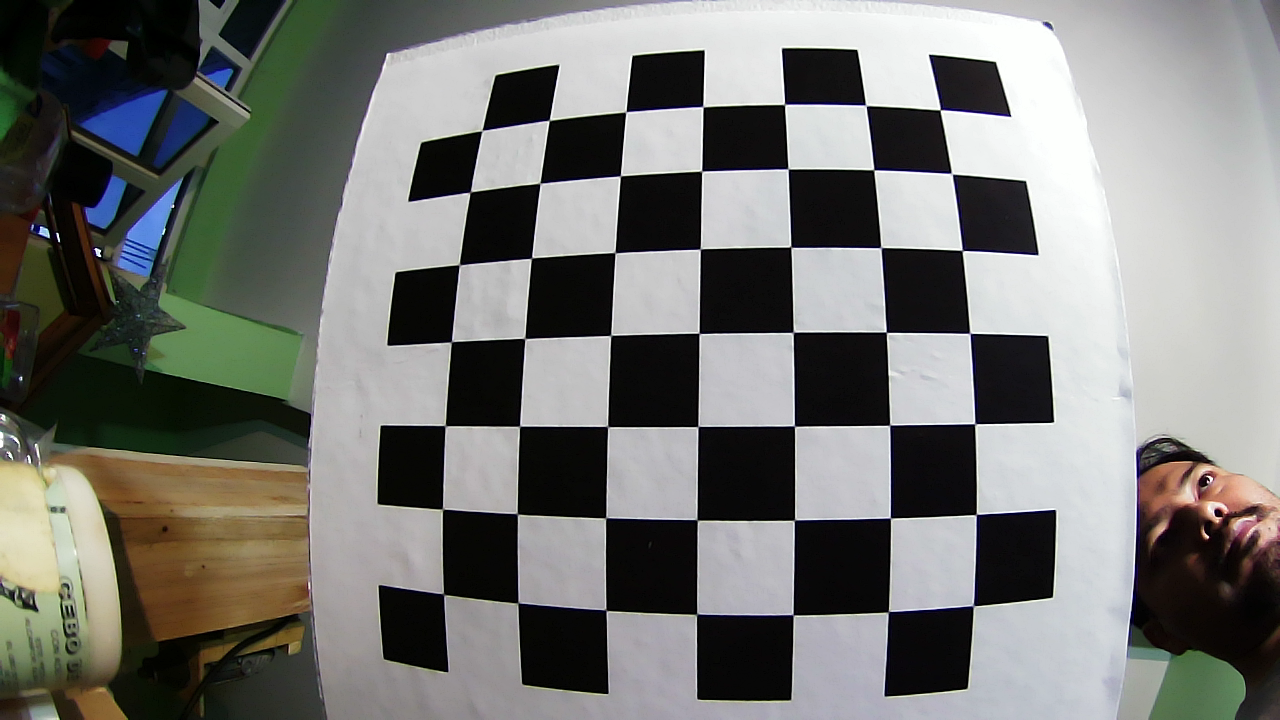
#> input picture cinvespuma_ws/src/gps_vis/scripts/Offline/Camera_matrix/01.png, 1280 x 720 px; its folder holds 5 pictures in this run
$ python cam_K.py
#> lines starting #> are read from the running program, lines starting #| are printed output that depends on the picture; after the words box and inside, x2 and y2 are one past the last pixel; in counts of white or black regions, pixels touching at a corner belong together
import numpy as np
import cv2
import glob

# termination criteria
criteria = (cv2.TERM_CRITERIA_EPS + cv2.TERM_CRITERIA_MAX_ITER, 30, 0.001)
# prepare object points, like (0,0,0), (1,0,0), (2,0,0) ....,(6,5,0)
objp = np.zeros((7*7,3), np.float32)
objp[:,:2] = np.mgrid[0:7,0:7].T.reshape(-1,2)
#objp[:,:2] = np.mgrid[0:7,0:6].T.reshape(-1,2)
#print(objp)
# Arrays to store object points and image points from all the images.
objpoints = [] # 3d point in real world space
imgpoints = [] # 2d points in image plane.
images = glob.glob('*.png')
images.sort()

for fname in images:
	img = cv2.imread(fname)
#> img is the input picture: shape (720, 1280, 3); mean B, G, R 114.8, 118.4, 117.8
	gray = cv2.cvtColor(img,cv2.COLOR_BGR2GRAY)
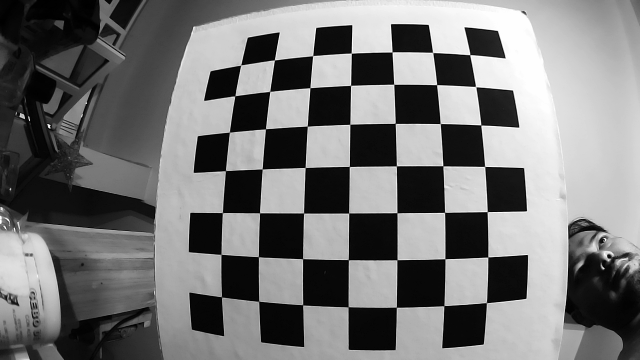
#> gray: shape (720, 1280) (shown at 1/2 size); min 0, max 255, mean 117.8
	# Find the chess board corners
	ret, corners = cv2.findChessboardCorners(gray, (7,7),None)
#> ret = True; corners = 49 rows, first 8: [973.5, 606], [888.6, 611.7], [793.1, 614.8], [696.9, 614], [605.9, 610], [517.7, 602.3], [443.6, 594.1], [976.4, 514.3]
	# If found, add object points, image points (after refining them)
	if ret == True:
		print(fname)
		objpoints.append(objp)
		corners2 = cv2.cornerSubPix(gray,corners,(11,11),(-1,-1),criteria)
#> corners2 = 49 rows, first 8: [973.2, 605.8], [888.4, 611.7], [793.1, 614.7], [696.6, 614.2], [605.8, 610.2], [517.9, 602.9], [443.6, 594.2], [976.3, 514.5]
		imgpoints.append(corners2)
		# Draw and display the corners
		img = cv2.drawChessboardCorners(img, (7,7), corners2,ret)
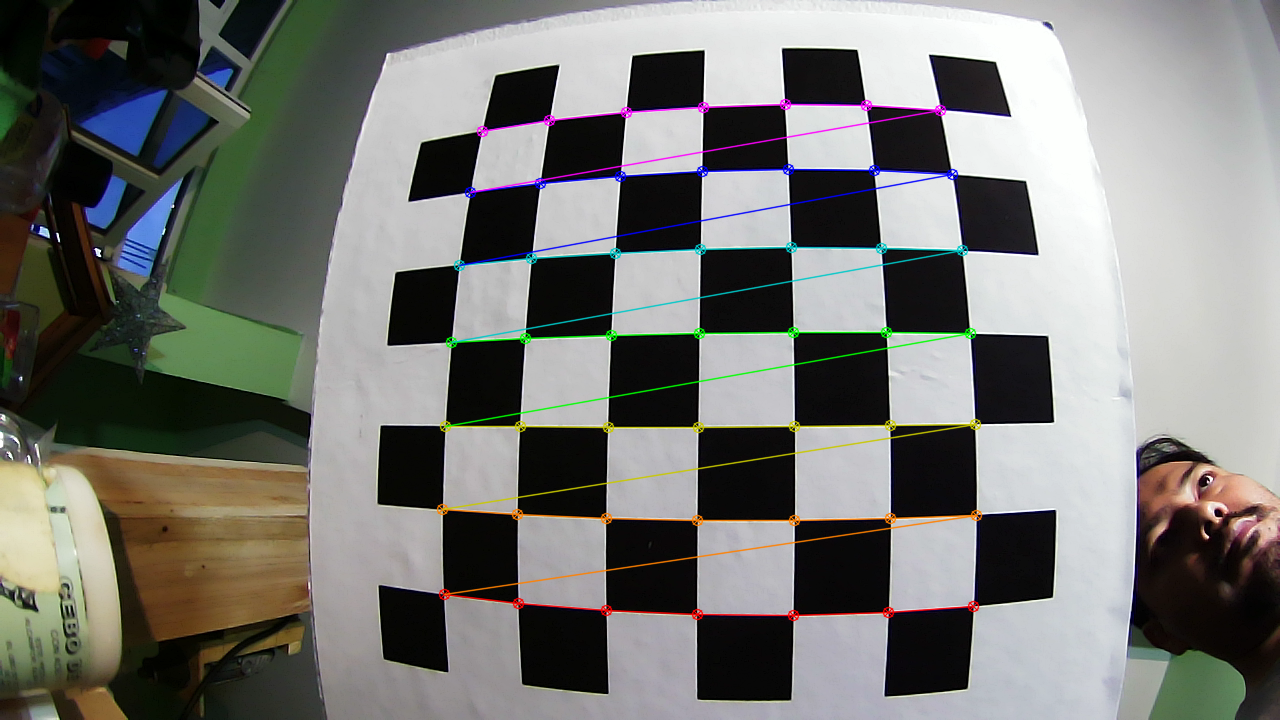
#> img: shape (720, 1280, 3); 2.57% of pixels changed, all inside (x1, y1, x2, y2) = (436, 98, 983, 622)
		cv2.imshow('img',img)
		cv2.waitKey(200)
#> pass 2 of the loop `for fname in images:`:
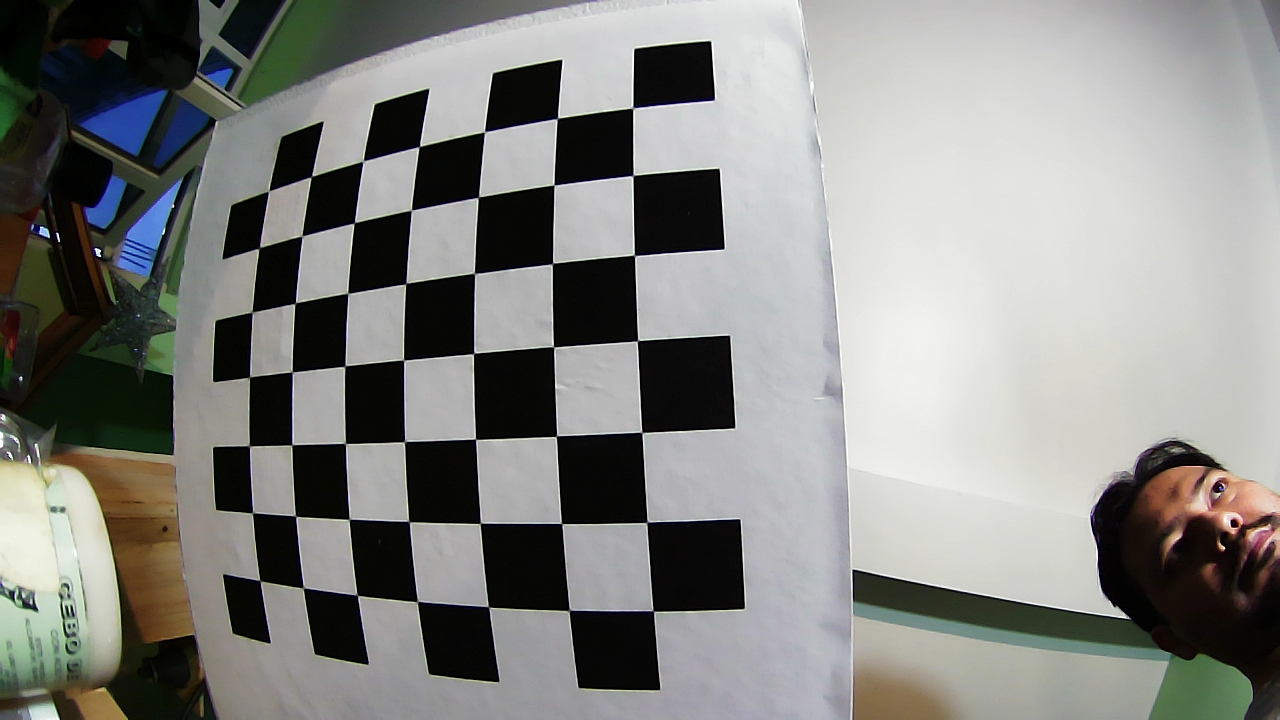
#> input picture cinvespuma_ws/src/gps_vis/scripts/Offline/Camera_matrix/02.png, 1280 x 720 px
#> img is the input picture: shape (720, 1280, 3); mean B, G, R 129.9, 133.2, 132.7
#> `gray = cv2.cvtColor(img,cv2.COLOR_BGR2GRAY)`:
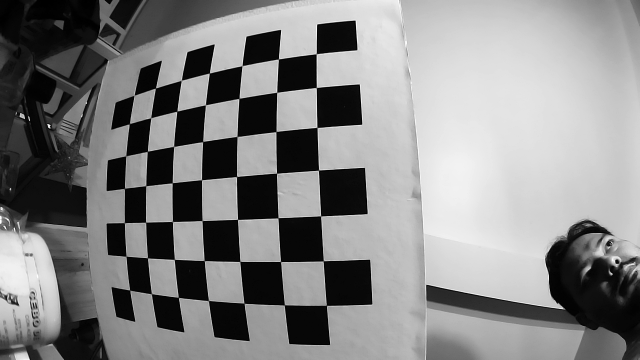
#> gray: shape (720, 1280) (shown at 1/2 size); min 0, max 255, mean 132.6
#> corners = 49 rows, first 8: [632.6, 107.7], [632.5, 176.1], [634.4, 255.4], [637.6, 341.2], [641.9, 432.9], [647.7, 521.9], [653.2, 610.8], [557.5, 118.5]
#> corners2 = 49 rows, first 8: [632.7, 108], [633, 175.5], [634.4, 255.3], [637.4, 340.7], [641.7, 432.4], [646.9, 522.3], [653.3, 611.1], [557.3, 118.4]
#> `img = cv2.drawChessboardCorners(img, (7,7), corners2,ret)`:
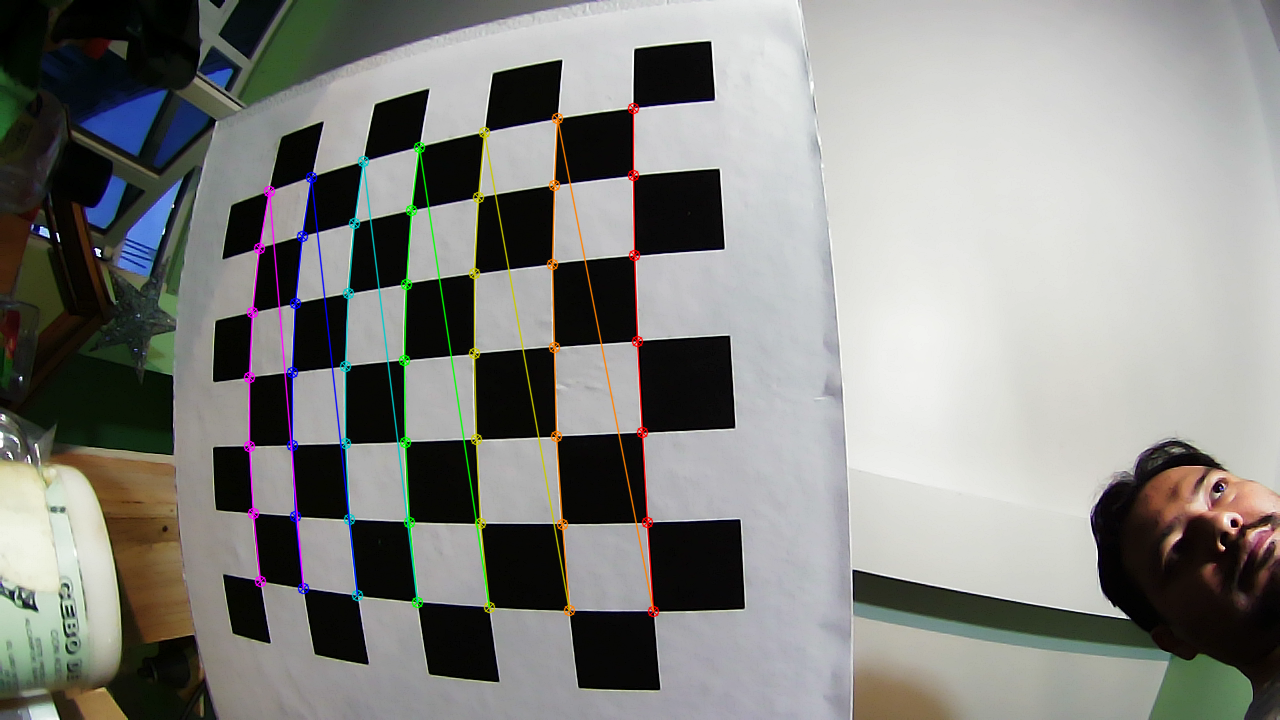
#> img: shape (720, 1280, 3); 2.25% of pixels changed, all inside (x1, y1, x2, y2) = (243, 102, 660, 618)
#> pass 3 of the loop `for fname in images:`:
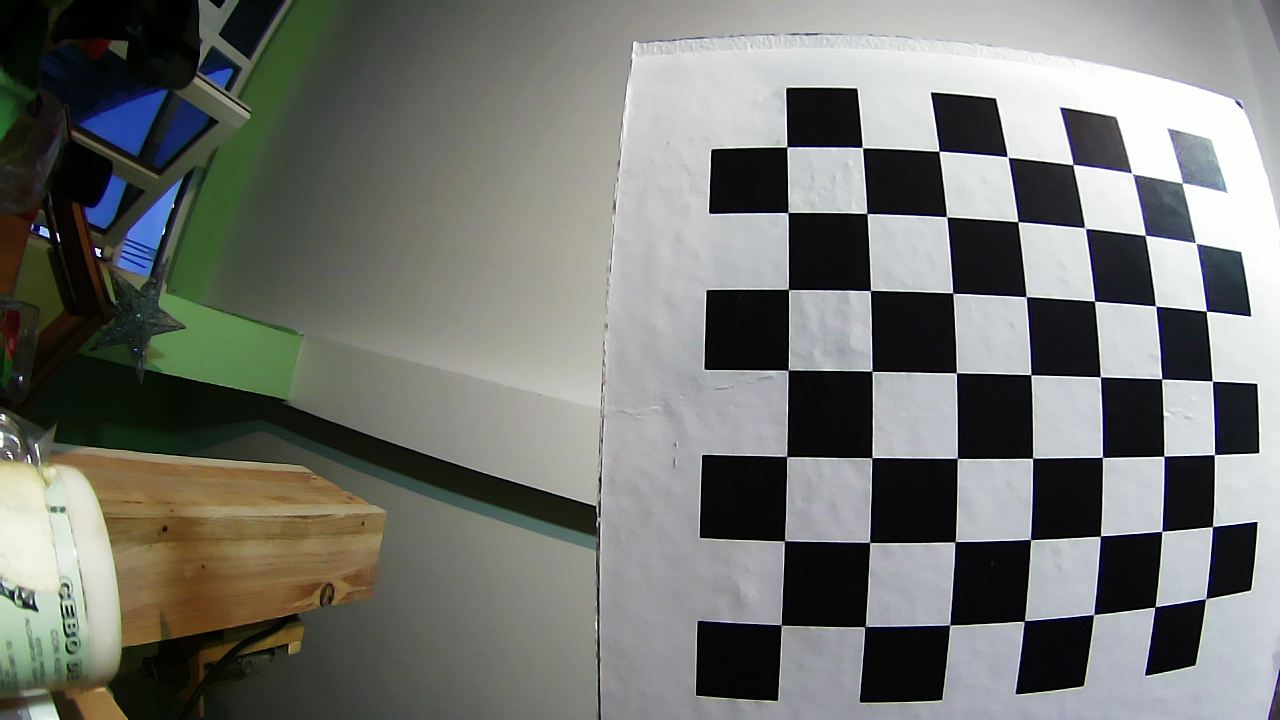
#> input picture cinvespuma_ws/src/gps_vis/scripts/Offline/Camera_matrix/03.png, 1280 x 720 px
#> img is the input picture: shape (720, 1280, 3); mean B, G, R 112.4, 117.1, 115.1
#> `gray = cv2.cvtColor(img,cv2.COLOR_BGR2GRAY)`:
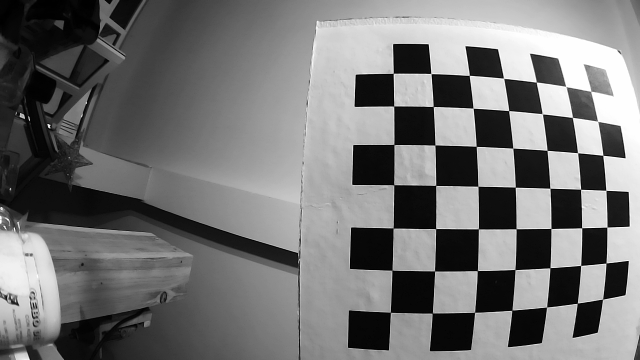
#> gray: shape (720, 1280) (shown at 1/2 size); min 0, max 255, mean 115.9
#> corners = 49 rows, first 8: [1205.6, 598.9], [1155, 607.1], [1093.7, 614.6], [1024.1, 621], [949.7, 625.1], [864.6, 627.3], [781.2, 625], [1212.5, 526.5]
#> corners2 = 49 rows, first 8: [1205.6, 598.7], [1155.1, 606.7], [1093.6, 614.5], [1024.3, 621], [949.7, 625], [865, 626.6], [781.3, 625], [1212.5, 526.5]
#> `img = cv2.drawChessboardCorners(img, (7,7), corners2,ret)`:
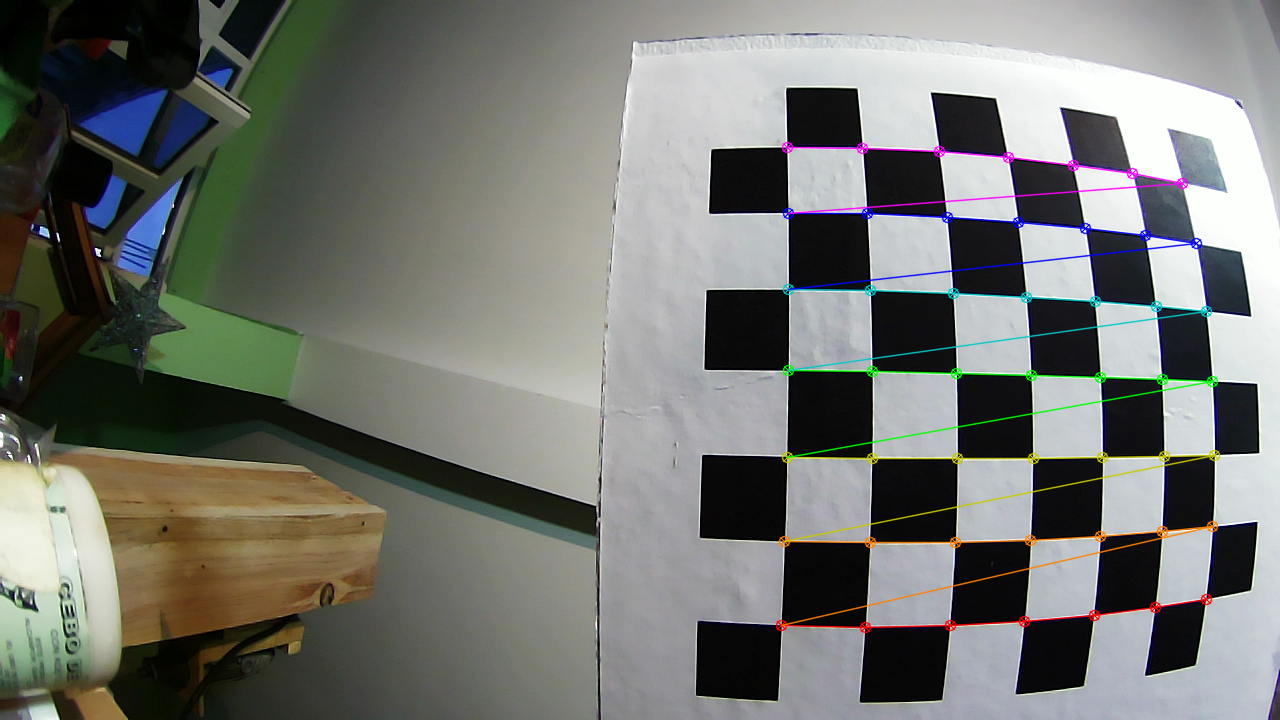
#> img: shape (720, 1280, 3); 2.2% of pixels changed, all inside (x1, y1, x2, y2) = (775, 141, 1221, 634)
#> the loop made 5 passes; the first 3 are shown
cv2.destroyAllWindows()
ret, mtx, dist, rvecs, tvecs = cv2.calibrateCamera(objpoints, imgpoints, gray.shape[::-1],None,None)
print('camera matrix \n',mtx)
print('Coeff. Dist. \n',dist)

# undistort
img_ex = cv2.imread('26.png')
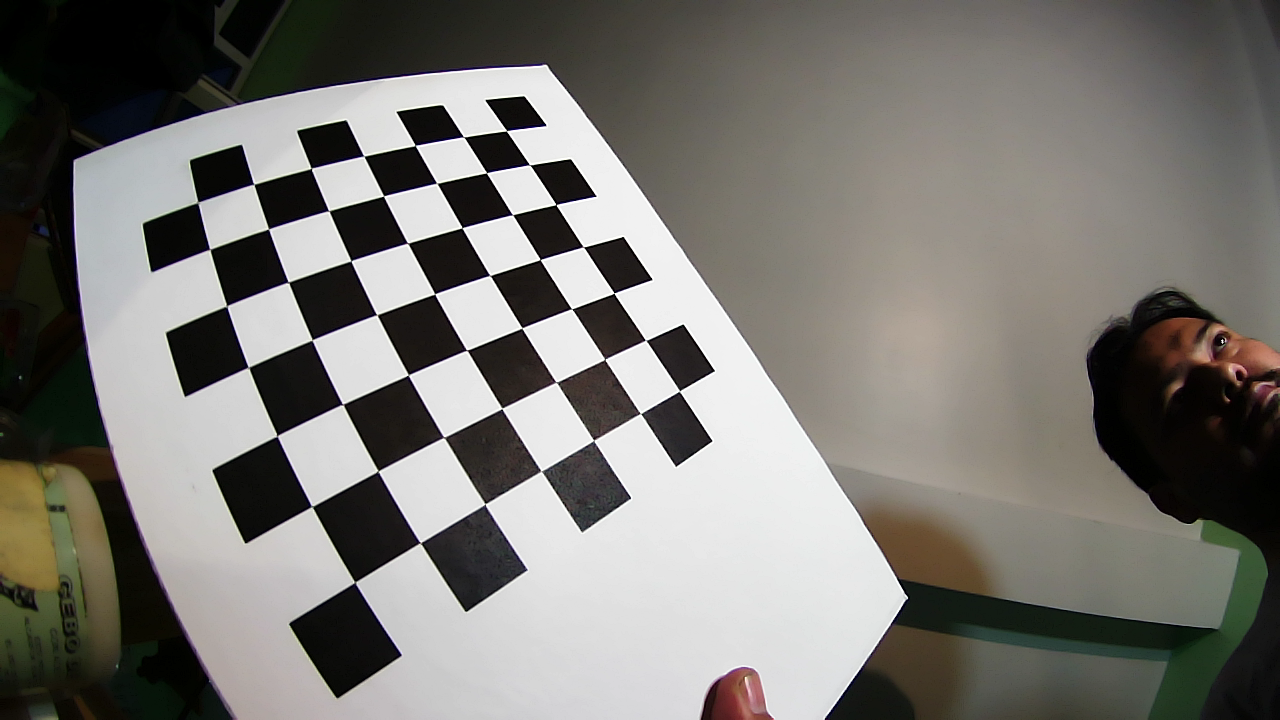
#> input picture cinvespuma_ws/src/gps_vis/scripts/Offline/Camera_matrix/26.png, 1280 x 720 px
#> img_ex is the input picture: shape (720, 1280, 3); mean B, G, R 114, 118.9, 121
dst = cv2.undistort(img_ex, mtx, dist, None, None)
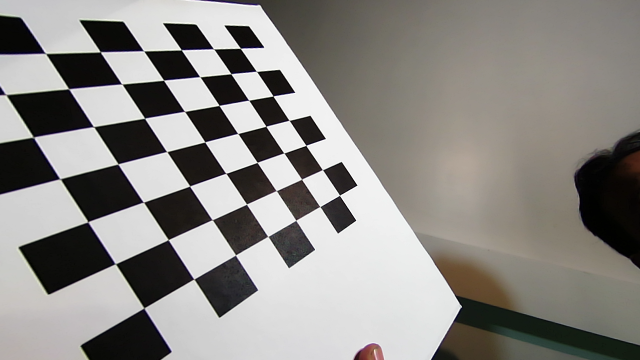
#> dst: shape (720, 1280, 3) (shown at 1/2 size); mean B, G, R 133.1, 136.8, 139.4
cv2.imwrite('calibresult.jpg',dst)
